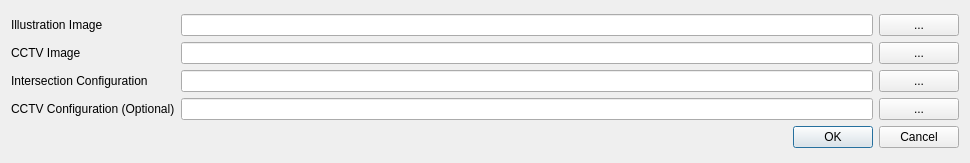
<?xml version="1.0" encoding="UTF-8"?>
<ui version="4.0">
 <class>frmOpenFileDialog</class>
 <widget class="QWidget" name="frmOpenFileDialog">
  <property name="geometry">
   <rect>
    <x>0</x>
    <y>0</y>
    <width>970</width>
    <height>163</height>
   </rect>
  </property>
  <property name="sizePolicy">
   <sizepolicy hsizetype="Fixed" vsizetype="Preferred">
    <horstretch>0</horstretch>
    <verstretch>0</verstretch>
   </sizepolicy>
  </property>
  <property name="windowTitle">
   <string>Open File</string>
  </property>
  <layout class="QGridLayout" name="gridLayout">
   <item row="0" column="0">
    <layout class="QVBoxLayout" name="verticalLayout_4">
     <item>
      <layout class="QHBoxLayout" name="horizontalLayout">
       <item>
        <layout class="QVBoxLayout" name="verticalLayout">
         <item>
          <widget class="QLabel" name="lblIllustration">
           <property name="text">
            <string>Illustration Image</string>
           </property>
          </widget>
         </item>
         <item>
          <widget class="QLabel" name="lblCCTVImage">
           <property name="text">
            <string>CCTV Image</string>
           </property>
          </widget>
         </item>
         <item>
          <widget class="QLabel" name="lblIntersectionConfiguration">
           <property name="text">
            <string>Intersection Configuration</string>
           </property>
          </widget>
         </item>
         <item>
          <widget class="QLabel" name="lblCCTVConfiguration">
           <property name="text">
            <string>CCTV Configuration (Optional)</string>
           </property>
          </widget>
         </item>
        </layout>
       </item>
       <item>
        <layout class="QVBoxLayout" name="verticalLayout_2">
         <item>
          <widget class="QLineEdit" name="txtIllustration">
           <property name="dragEnabled">
            <bool>true</bool>
           </property>
          </widget>
         </item>
         <item>
          <widget class="QLineEdit" name="txtCCTVImage">
           <property name="dragEnabled">
            <bool>true</bool>
           </property>
          </widget>
         </item>
         <item>
          <widget class="QLineEdit" name="txtIntersectionConfiguration">
           <property name="dragEnabled">
            <bool>true</bool>
           </property>
          </widget>
         </item>
         <item>
          <widget class="QLineEdit" name="txtCCTVConfiguration"/>
         </item>
        </layout>
       </item>
       <item>
        <layout class="QVBoxLayout" name="verticalLayout_3">
         <item>
          <widget class="QPushButton" name="btnIllustration">
           <property name="text">
            <string>...</string>
           </property>
          </widget>
         </item>
         <item>
          <widget class="QPushButton" name="btnCCTVImage">
           <property name="text">
            <string>...</string>
           </property>
          </widget>
         </item>
         <item>
          <widget class="QPushButton" name="btnIntersectionConfiguration">
           <property name="text">
            <string>...</string>
           </property>
          </widget>
         </item>
         <item>
          <widget class="QPushButton" name="btnCCTVConfiguration">
           <property name="text">
            <string>...</string>
           </property>
          </widget>
         </item>
        </layout>
       </item>
      </layout>
     </item>
     <item>
      <widget class="QDialogButtonBox" name="buttonBox">
       <property name="standardButtons">
        <set>QDialogButtonBox::Cancel|QDialogButtonBox::Ok</set>
       </property>
      </widget>
     </item>
    </layout>
   </item>
  </layout>
 </widget>
 <resources/>
 <connections/>
</ui>
